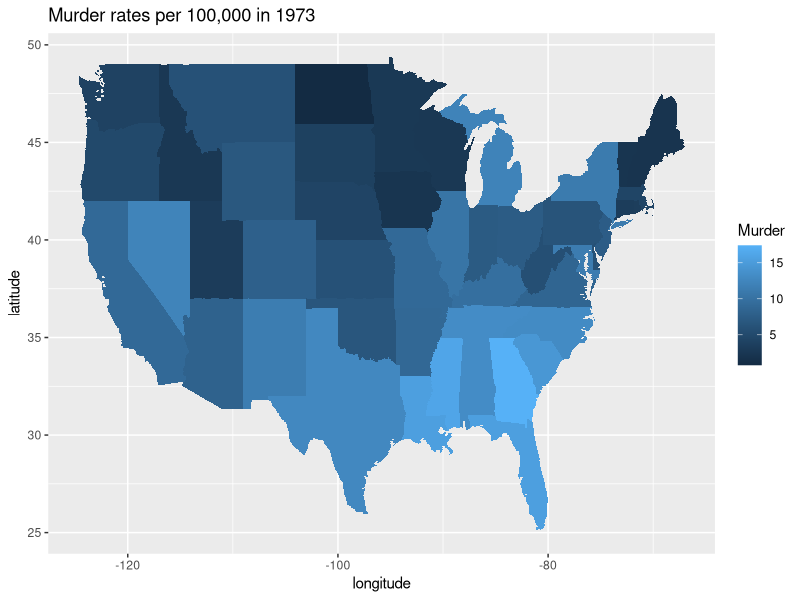

Reproduce this figure in R.
## ---- chunk 1
data(USArrests)
crimes <- data.frame(state=tolower(rownames(USArrests))
, USArrests)
library(maps)
library(ggplot2)
gg <- ggplot(crimes, aes(map_id=state, fill=Murder))
gg <- gg + geom_map(map=map_data("state"))
gg <- gg + expand_limits(x=map_data("state")$long, y=map_data("state")$lat)
gg+labs(title="Murder rates per 100,000 in 1973", x="longitude", y="latitude")
